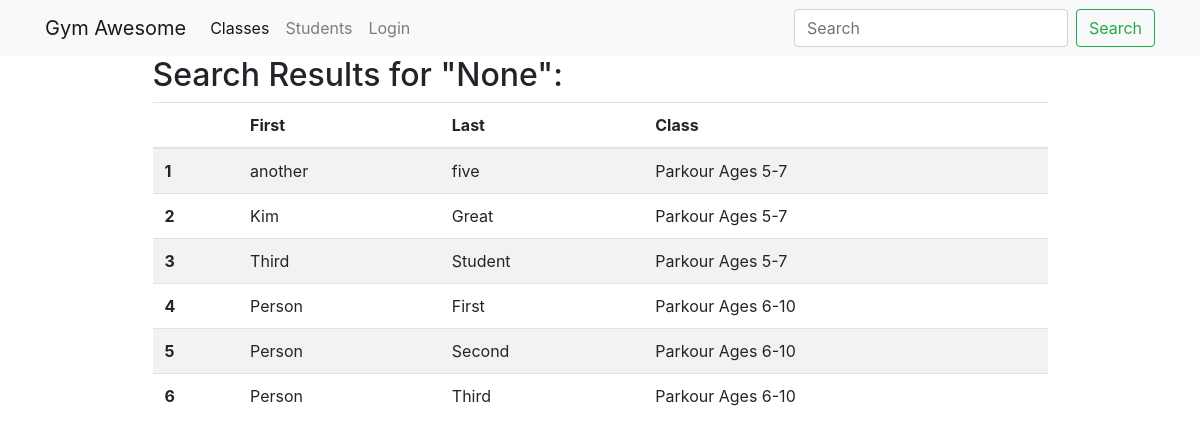
The app's page /students/search/ with its own data.
### attendance/models.py (models this page shows, shortened)
class NamableModel:
    def full_name(self):
        return self.first_name + ' ' + self.last_name
    def __str__(self):
        return self.full_name()

class Student(NamableModel, models.Model):
    first_name = models.CharField(max_length=20)
    last_name = models.CharField(max_length=20)
    classroom = models.ForeignKey('Classroom', on_delete=models.CASCADE)
    class Meta:
        unique_together = ['first_name', 'last_name']

class Classroom(models.Model):
    CLASS_CHOICES = (
        ('Parkour Ages 5-7', 'Ninja Parkour'),
        ('Parkour Ages 6-10', 'Pee Wee Parkour'),
        ('Gymnastics Ages 2-3', 'Little Rabits'),
        ('Gymnastics Ages 4-5', 'Little Kangaroos'),
        ('Gymnastics Ages 6-10', 'Level 1&2'),
    )
    CLASS_TYPE = (
        ('Parkour', 'Parkour'),
        ('Gymnastics', 'Gymnastics')
    )
    name = models.CharField(
        max_length=50,
        choices = CLASS_CHOICES,
    )
    age_limit = models.CharField(max_length=50)
    type = models.CharField(
        max_length=20,
        choices = CLASS_TYPE
    )
    def __str__(self):
        return self.name

### attendance/views.py (the view, shortened to what this page needs)
# urls.py: path('students/search/', StudentSearchView.as_view(), name='student_search')
class StudentSearchView(ListView):
    template_name = 'attendance/student_search.html'
    def get_context_data(self, *args, **kwargs):
        context = super().get_context_data(*args, **kwargs)
        context['q'] = self.request.GET.get('q')
        return context
    def get_queryset(self):
        query = self.request.GET.get('q')
        all_students = Student.objects.all()
        return all_students

### attendance/templates/attendance/student_search.html (shortened to what this page needs)
{% extends 'base.html' %}
{% block page_content %}
<div class='col-md-10 offset-md-1'>
    <h2>Search Results for "{{q}}":</h2>
    {% if not student_list %}
    <h3>Nothing found</h3>
    {% else %}
    <table class='table table-striped'>
        <thead>
            <tr>
                <th scope='col'></th>
                <th scope='col'>First</th>
                <th scope='col'>Last</th>
                <th scope='col'>Class</th>
            </tr>
        </thead>
        <tbody>
            {% for student in student_list %}
            <tr>
                <th scope='row'>{{forloop.counter}}</th>
                <td>{{student.first_name}}</td>
                <td>{{student.last_name}}</td>
                <td>{{student.classroom}}</td>
            </tr>
            {% endfor %}
        </tbody>
    </table>
    {% endif %}
</div>
{% endblock %}

### records on screen
Student: first_name "another", last_name "five", classroom "Parkour Ages 5-7"
Student: first_name "Kim", last_name "Great", classroom "Parkour Ages 5-7"
Student: first_name "Third", last_name "Student", classroom "Parkour Ages 5-7"
Student: first_name "Person", last_name "First", classroom "Parkour Ages 6-10"
Student: first_name "Person", last_name "Second", classroom "Parkour Ages 6-10"
Student: first_name "Person", last_name "Third", classroom "Parkour Ages 6-10"

### other values on screen
{{ q }} "None"
